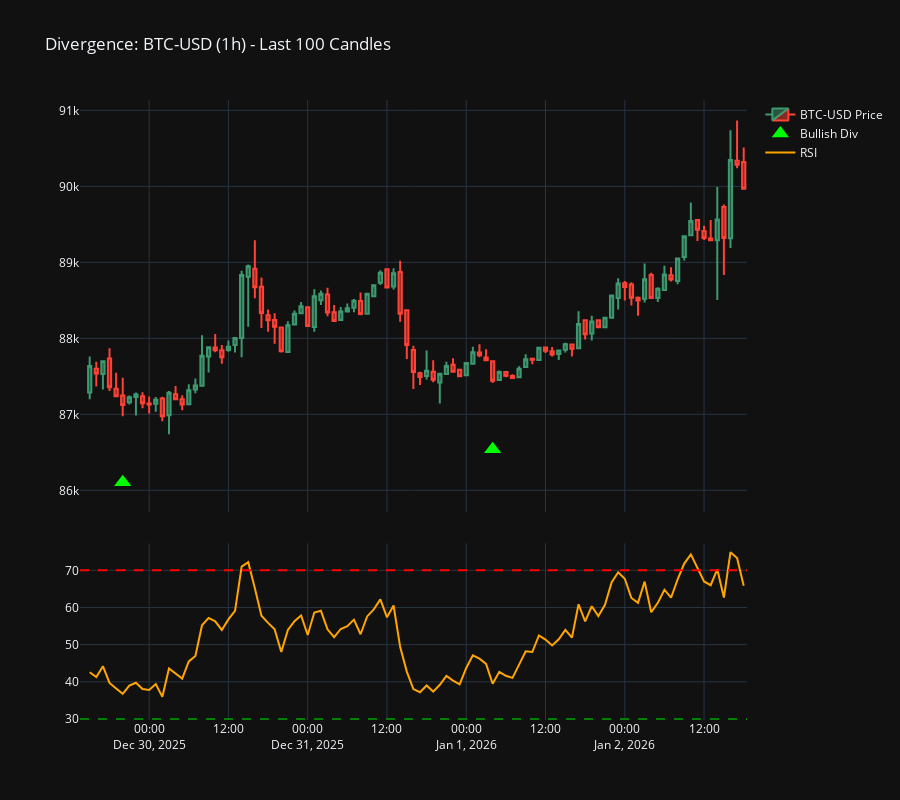

The code cell stored with this chart in its notebook:
### Code cell
import yfinance as yf
import pandas as pd
import pandas_ta as ta
import numpy as np
import plotly.graph_objects as go
from plotly.subplots import make_subplots
from scipy.signal import argrelextrema


def analyze_pair(symbol="BTC-USD", interval="1h", period="60d", limit=100, order=5):
    """
    Fetches data, detects RSI divergence, and plots results dynamically.
    
    Parameters:
    - symbol: The ticker (e.g., 'AAPL', 'ETH-USD', 'EURUSD=X')
    - interval: Timeframe (1m, 5m, 1h, 1d, etc.)
    - period: Data history to fetch (1d, 5d, 1mo, 1y, etc.)
    - limit: Only show the last N candles on the chart
    - order: Sensitivity for peak detection
    """

    # 1. Setup Data
    df = yf.download(symbol, period=period, interval=interval, progress=False)
    if df.empty:
        print(f"No data found for {symbol}")
        return

    # Clean columns (handles MultiIndex columns from newer yfinance versions)
    df.columns = [col[0] if isinstance(
        col, tuple) else col for col in df.columns]

    # 2. Calculate RSI
    df['RSI'] = ta.rsi(df['Close'], length=14)
    df.dropna(inplace=True)

    # 3. Detect Signals (Logic moved inside to maintain scope)
    # Find local peaks and troughs
    df['Price_Max'] = df.iloc[argrelextrema(
        df['Close'].values, np.greater, order=order)[0]]['Close']
    df['Price_Min'] = df.iloc[argrelextrema(
        df['Close'].values, np.less, order=order)[0]]['Close']
    df['RSI_Max'] = df.iloc[argrelextrema(
        df['RSI'].values, np.greater, order=order)[0]]['RSI']
    df['RSI_Min'] = df.iloc[argrelextrema(
        df['RSI'].values, np.less, order=order)[0]]['RSI']

    df['Bullish_Div'] = False
    df['Bearish_Div'] = False

    max_idx = argrelextrema(df['Close'].values, np.greater, order=order)[0]
    min_idx = argrelextrema(df['Close'].values, np.less, order=order)[0]

    # Bearish Divergence
    for i in range(1, len(max_idx)):
        curr, prev = max_idx[i], max_idx[i-1]
        if df['Close'].iloc[curr] > df['Close'].iloc[prev] and df['RSI'].iloc[curr] < df['RSI'].iloc[prev]:
            df.at[df.index[curr], 'Bearish_Div'] = True

    # Bullish Divergence
    for i in range(1, len(min_idx)):
        curr, prev = min_idx[i], min_idx[i-1]
        if df['Close'].iloc[curr] < df['Close'].iloc[prev] and df['RSI'].iloc[curr] > df['RSI'].iloc[prev]:
            df.at[df.index[curr], 'Bullish_Div'] = True

    # APPLY LIMIT: Slice the dataframe to only show the last 'limit' candles
    df = df.tail(limit)

    # 4. Plotting
    fig = make_subplots(rows=2, cols=1, shared_xaxes=True,
                        vertical_spacing=0.05, row_heights=[0.7, 0.3])

    fig.add_trace(go.Candlestick(x=df.index, open=df['Open'], high=df['High'],
                  low=df['Low'], close=df['Close'], name=f'{symbol} Price'), row=1, col=1)

    # Signals
    bullish_signals = df[df['Bullish_Div']]
    bearish_signals = df[df['Bearish_Div']]

    fig.add_trace(go.Scatter(x=bullish_signals.index, y=bullish_signals['Low'] * 0.99, mode='markers',
                             marker=dict(symbol='triangle-up', size=15, color='lime'), name='Bullish Div'), row=1, col=1)
    fig.add_trace(go.Scatter(x=bearish_signals.index, y=bearish_signals['High'] * 1.01, mode='markers',
                             marker=dict(symbol='triangle-down', size=15, color='red'), name='Bearish Div'), row=1, col=1)

    # RSI Subplot
    fig.add_trace(go.Scatter(
        x=df.index, y=df['RSI'], name='RSI', line=dict(color='orange')), row=2, col=1)
    fig.add_hline(y=70, line_dash="dash", line_color="red", row=2, col=1)
    fig.add_hline(y=30, line_dash="dash", line_color="green", row=2, col=1)

    fig.update_layout(title=f'Divergence: {symbol} ({interval}) - Last {limit} Candles',
                      template='plotly_dark', xaxis_rangeslider_visible=False, height=800)
    fig.show()


# --- CALL THE FUNCTION HERE ---
# Example 1: Bitcoin 1-hour chart, last 100 candles
analyze_pair(symbol="BTC-USD", interval="1h", period="60d", limit=100)

# Example 2: Apple Stock 15-minute chart, last 50 candles
# analyze_pair(symbol="AAPL", interval="15m", period="60d", limit=50)

# Example 3: Forex EUR/USD daily chart, last 200 candles
# analyze_pair(symbol="EURUSD=X", interval="1d", period="2y", limit=200)
